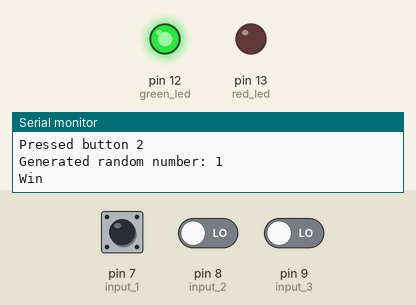
This sketch was run on a simulated Arduino Uno, built with avr-gcc and run on an emulated ATmega328P. Shown: output pins drawn as LEDs (lit = HIGH), the last lines printed to the serial monitor. Dashed ring = blinking. The inputs (shaded band) are chosen by the test bench; at power-on: pin 8 (input_2) LOW, pin 7 (input_1) HIGH, pin 9 (input_3) LOW. Random numbers use the default seed unless the sketch sets one.

Above: at 8.0 s.
8.1 s: pin 8 (input_2) driven HIGH
At 8.88 s:
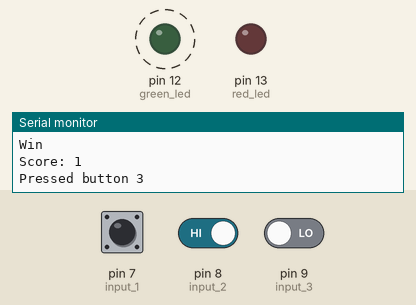
11.6 s: pin 8 (input_2) driven LOW
At 15.2 s:
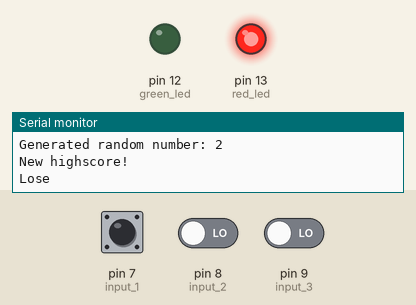
Timing chart, 0 to 21.9 s (numbered marks = the images above; inputs shaded):
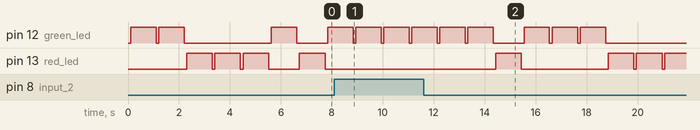

The sketch:

ghost_game.ino
```cpp
#define SERIAL_LOG

#define BUTTON_PRESS LOW

int green_led = 12;
int red_led = 13;

int input_1 = 7;
int input_2 = 8;
int input_3 = 9;

int door_num = -1;
int score = 0;
int high_score = 0;

boolean waiting_for_input = true;

void setup() {
  #ifdef SERIAL_LOG
    Serial.begin(9600);
  #endif

  pinMode(green_led, OUTPUT);
  pinMode(red_led, OUTPUT);

  pinMode(input_1, INPUT);
  pinMode(input_2, INPUT);
  pinMode(input_3, INPUT);
}

void lose() {
  digitalWrite(red_led, HIGH);
  if (score > high_score) {
    #ifdef SERIAL_LOG
      Serial.println("New highscore!");
    #endif
    high_score = score;
  } else {
    #ifdef SERIAL_LOG
      Serial.print("Too bad, no new highscore. Highscore: ");
      Serial.println(high_score);
    #endif
  }
  score = 0;
  #ifdef SERIAL_LOG
    Serial.println("Lose");
  #endif
  delay(1000);
  digitalWrite(red_led, LOW);
}

void win() {
  digitalWrite(green_led, HIGH);
  score += 1;
  #ifdef SERIAL_LOG
    Serial.println("Win");
  #endif
  delay(1000);
  digitalWrite(green_led, LOW);
}

int get_random(int minr, int maxr) {
  randomSeed(millis() * 315.7);
  int i = random(minr, maxr);
  #ifdef SERIAL_LOG
    Serial.print("Generated random number: ");
    Serial.println(i);
  #endif
  return i;
}

void check_input() {
  if (digitalRead(input_1) == BUTTON_PRESS) {
    door_num = 1;
    waiting_for_input = false;
    #ifdef SERIAL_LOG
      Serial.print("Pressed button ");
      Serial.println("1");
    #endif
    return;
  }

  if (digitalRead(input_2) == BUTTON_PRESS) {
    door_num = 2;
    waiting_for_input = false;
    #ifdef SERIAL_LOG
      Serial.print("Pressed button ");
      Serial.println("2");
    #endif
    return;
  }

  if (digitalRead(input_3) == BUTTON_PRESS) {
    door_num = 3;
    waiting_for_input = false;
    #ifdef SERIAL_LOG
      Serial.print("Pressed button ");
      Serial.println("3");
    #endif
    return;
  }
}

void loop() {
  while (waiting_for_input) {
    check_input();
    delay(100);
  }

  if (door_num == get_random(1, 3)) {
    lose();
  } else {
    win();
  }

  #ifdef SERIAL_LOG
    Serial.print("Score: ");
    Serial.println(score);
  #endif

  waiting_for_input = true;
}
```

Measured:
- after the input at 11.6 s, pin 13 (red_led): goes HIGH 1.0 s, LOW 3.4 s, HIGH 1.0 s, LOW 0.10 s, HIGH 1.0 s, LOW 0.10 s, then HIGH, starting after 2.8 s
